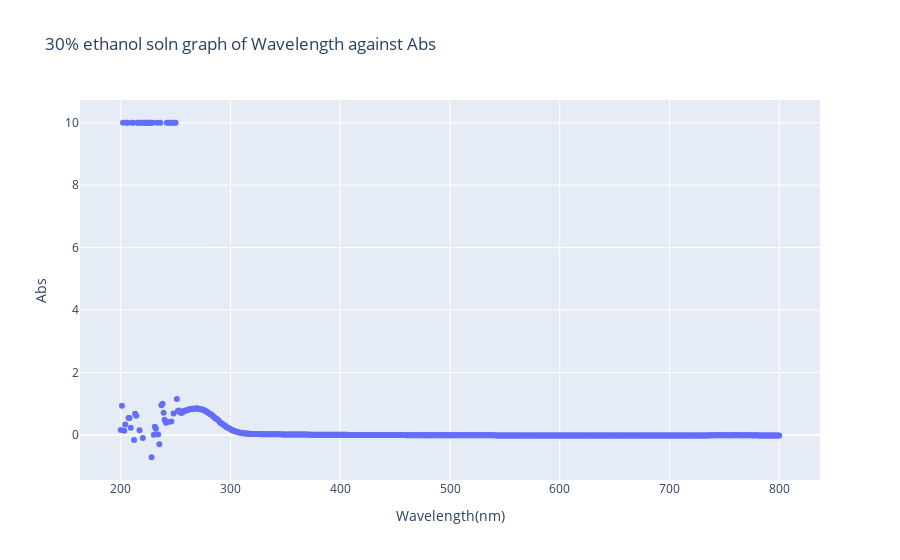

Notebook code for this chart:
### Code cell
fig=px.scatter(df, x='Wavelength(nm)', y='Abs', title='30% ethanol soln graph of Wavelength against Abs')  
fig.show()
fig.write_html('30% ethanol soln graph of Wavelength against Abs.html', auto_open=True)
#Line graph showing the wavelength plotted against Abs

### Figure 1 — Plotly figure (JSON) as saved in the notebook; plotly's stock layout.template omitted (floating-point values rounded to 4 significant figures; data arrays with more than 128 entries replaced by an {"elided": "..."} marker saying what was removed)
{"data": [{"hovertemplate": "Wavelength(nm)=%{x}<br>Abs=%{y}<extra></extra>", "legendgroup": "", "marker": {"color": "#636efa", "symbol": "circle"}, "mode": "markers", "name": "", "orientation": "v", "showlegend": false, "type": "scatter", "x": {"elided": "601 float values"}, "xaxis": "x", "y": {"elided": "601 float values"}, "yaxis": "y"}], "layout": {"legend": {"tracegroupgap": 0}, "title": {"text": "30% ethanol soln graph of Wavelength against Abs"}, "xaxis": {"anchor": "y", "domain": [0, 1], "title": {"text": "Wavelength(nm)"}}, "yaxis": {"anchor": "x", "domain": [0, 1], "title": {"text": "Abs"}}}}
